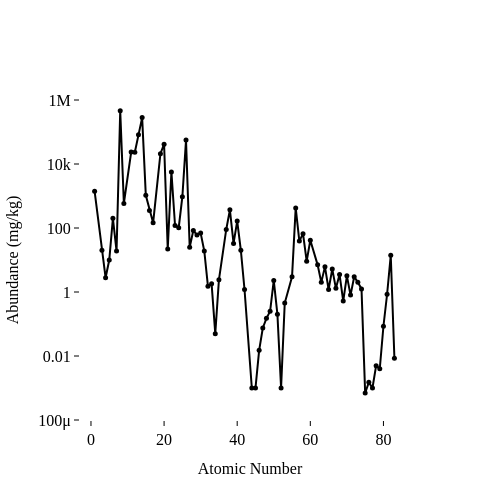

The code cell stored with this chart in its notebook:
### Markdown cell above
## The Plot for the Textbook

Now that I have decided to use the data set of the CRC handbook (the data used by Haxel et al. was not made available) and reproduced the plot with that data, I will make the plot in the style that I use in the textbook.

The code below will make the above plot using the Tufte style for MatPlotLib. the code below uses the *Plotly* library and produces an interactive plot.

### Code cell
import kaleido

# Make the plot above again using tufte style
fig.update_layout(
    template="simple_white",
    font=dict(
        family="Palatino, Garamond, Computer Modern, Times New Roman",     # e.g. "Times New Roman", "Helvetica", "Computer Modern"
        size=16,
        color="black"
    ),
    title = None,
    title_font_size=14,
    xaxis_title="Atomic Number",
    yaxis_title="Abundance (mg/kg)",
    xaxis_title_font_size=16,
    yaxis_title_font_size=16,
    xaxis=dict(
        showline=False,
        linewidth=1,
        linecolor='black',
        ticks='outside',
        tickwidth=1,
        tickcolor='black',
        ticklen=5,
        range=[-3, 90]
    ),
    yaxis=dict(
        showline=False,
        linewidth=1,
        linecolor='black',
        ticks='outside',
        tickwidth=1,
        tickcolor='black',
        ticklen=5,
        range=[-4, 6],
    )
)


fig.write_html("plot_abundance_plotly_tufte.html", include_plotlyjs="cdn")
fig.write_image("plot_abundance_plotly_tufte.pdf") # requires kaleido package to be installed
fig.show()

### Figure 1 — Plotly figure (JSON) as saved in the notebook; plotly's stock layout.template omitted (floating-point values rounded to 4 significant figures)
{"data": [{"customdata": [["Hydrogen"], ["Lithium"], ["Beryllium"], ["Boron"], ["Carbon"], ["Nitrogen"], ["Oxygen"], ["Fluorine"], ["Sodium"], ["Magnesium"], ["Aluminum"], ["Silicon"], ["Phosphorus"], ["Sulfur"], ["Chlorine"], ["Potassium"], ["Calcium"], ["Scandium"], ["Titanium"], ["Vanadium"], ["Chromium"], ["Manganese"], ["Iron"], ["Cobalt"], ["Nickel"], ["Copper"], ["Zinc"], ["Gallium"], ["Germanium"], ["Arsenic"], ["Selenium"], ["Bromine"], ["Rubidium"], ["Strontium"], ["Yttrium"], ["Zirconium"], ["Niobium"], ["Molybdenum"], ["Ruthenium"], ["Rhodium"], ["Palladium"], ["Silver"], ["Cadmium"], ["Indium"], ["Tin"], ["Antimony"], ["Tellurium"], ["Iodine"], ["Cesium"], ["Barium"], ["Lanthanum"], ["Cerium"], ["Praseodymium"], ["Neodymium"], ["Samarium"], ["Europium"], ["Gadolinium"], ["Terbium"], ["Dysprosium"], ["Holmium"], ["Erbium"], ["Thulium"], ["Ytterbium"], ["Lutetium"], ["Hafnium"], ["Tantalum"], ["Tungsten"], ["Rhenium"], ["Osmium"], ["Iridium"], ["Platinum"], ["Gold"], ["Mercury"], ["Thallium"], ["Lead"], ["Bismuth"]], "hovertemplate": "Atomic #: %{x}<br>Abundance: %{y}<br>Sample: %{customdata[0]}<extra></extra>", "legendgroup": "", "line": {"color": "black", "width": 2}, "marker": {"color": "black", "opacity": 1, "size": 5, "symbol": "circle"}, "mode": "lines+markers", "name": "", "orientation": "v", "showlegend": false, "type": "scatter", "x": [1, 3, 4, 5, 6, 7, 8, 9, 11, 12, 13, 14, 15, 16, 17, 19, 20, 21, 22, 23, 24, 25, 26, 27, 28, 29, 30, 31, 32, 33, 34, 35, 37, 38, 39, 40, 41, 42, 44, 45, 46, 47, 48, 49, 50, 51, 52, 53, 55, 56, 57, 58, 59, 60, 62, 63, 64, 65, 66, 67, 68, 69, 70, 71, 72, 73, 74, 75, 76, 77, 78, 79, 80, 81, 82, 83], "xaxis": "x", "y": [1400.0, 20.0, 2.8, 10.0, 200.0, 19.0, 461000.0, 585.0, 23600.0, 23300.0, 82300.0, 282000.0, 1050.0, 350.0, 145.0, 20900.0, 41500.0, 22.0, 5650.0, 120.0, 102.0, 950.0, 56300.0, 25.0, 84.0, 60.0, 70.0, 19.0, 1.5, 1.8, 0.05, 2.4, 90.0, 370.0, 33.0, 165.0, 20.0, 1.2, 0.001, 0.001, 0.015, 0.075, 0.15, 0.25, 2.3, 0.2, 0.001, 0.45, 3.0, 425.0, 39.0, 66.5, 9.2, 41.5, 7.05, 2.0, 6.2, 1.2, 5.2, 1.3, 3.5, 0.52, 3.2, 0.8, 3.0, 2.0, 1.25, 0.0007, 0.0015, 0.001, 0.005, 0.004, 0.085, 0.85, 14.0, 0.0085], "yaxis": "y"}], "layout": {"font": {"color": "black", "family": "Palatino, Garamond, Computer Modern, Times New Roman", "size": 16}, "height": 500, "legend": {"tracegroupgap": 0}, "title": {"font": {"size": 14}}, "width": 500, "xaxis": {"anchor": "y", "domain": [0, 1], "linecolor": "black", "linewidth": 1, "range": [-3, 90], "showline": false, "tickcolor": "black", "ticklen": 5, "ticks": "outside", "tickwidth": 1, "title": {"font": {"size": 16}, "text": "Atomic Number"}}, "yaxis": {"anchor": "x", "domain": [0, 1], "linecolor": "black", "linewidth": 1, "range": [-4, 6], "showline": false, "tickcolor": "black", "ticklen": 5, "ticks": "outside", "tickwidth": 1, "title": {"font": {"size": 16}, "text": "Abundance (mg/kg)"}, "type": "log"}}}
